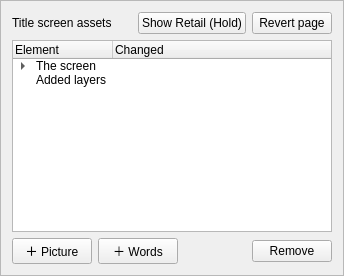
         <widget class="QFrame" name="titleElementsPanel">
          <property name="frameShape">
           <enum>QFrame::Shape::StyledPanel</enum>
          </property>
          <layout class="QVBoxLayout" name="titleElementsLayout">
           <item>
            <layout class="QHBoxLayout" name="titleElementsHeader">
             <item>
              <widget class="QLabel" name="titleElementsTitle">
               <property name="text">
                <string>Title screen assets</string>
               </property>
              </widget>
             </item>
             <item>
              <spacer name="titleElementsHeaderSpacer">
               <property name="orientation">
                <enum>Qt::Orientation::Horizontal</enum>
               </property>
               <property name="sizeHint" stdset="0">
                <size>
                 <width>20</width>
                 <height>20</height>
                </size>
               </property>
              </spacer>
             </item>
             <item>
              <widget class="QPushButton" name="holdGameTitleButton">
               <property name="text">
                <string>Show Retail (Hold)</string>
               </property>
              </widget>
             </item>
             <item>
              <widget class="QPushButton" name="revertTitlePageButton">
               <property name="text">
                <string>Revert page</string>
               </property>
              </widget>
             </item>
            </layout>
           </item>
           <item>
            <widget class="QTreeWidget" name="titleElementsTree">
             <property name="columnCount">
              <number>2</number>
             </property>
             <column>
              <property name="text">
               <string>Element</string>
              </property>
             </column>
             <column>
              <property name="text">
               <string>Changed</string>
              </property>
             </column>
             <item>
              <property name="text">
               <string>The screen</string>
              </property>
              <item>
               <property name="text">
                <string>Background</string>
               </property>
              </item>
              <item>
               <property name="text">
                <string>Logo</string>
               </property>
              </item>
              <item>
               <property name="text">
                <string>Copyright line</string>
               </property>
              </item>
              <item>
               <property name="text">
                <string>PUSH START BUTTON</string>
               </property>
              </item>
             </item>
             <item>
              <property name="text">
               <string>Added layers</string>
              </property>
             </item>
            </widget>
           </item>
           <item>
            <layout class="QHBoxLayout" name="titleElementActions">
             <item>
              <widget class="QPushButton" name="addTitlePictureButton">
               <property name="text">
                <string>＋ Picture</string>
               </property>
              </widget>
             </item>
             <item>
              <widget class="QPushButton" name="addTitleTextButton">
               <property name="text">
                <string>＋ Words</string>
               </property>
              </widget>
             </item>
             <item>
              <spacer name="titleElementActionsSpacer">
               <property name="orientation">
                <enum>Qt::Orientation::Horizontal</enum>
               </property>
               <property name="sizeHint" stdset="0">
                <size>
                 <width>20</width>
                 <height>20</height>
                </size>
               </property>
              </spacer>
             </item>
             <item>
              <widget class="QPushButton" name="removeTitleElementButton">
               <property name="text">
                <string>Remove</string>
               </property>
              </widget>
             </item>
            </layout>
           </item>
          </layout>
         </widget>
